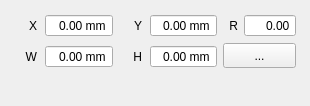
<?xml version="1.0" encoding="UTF-8"?>
<ui version="4.0">
 <class>TransformPanel</class>
 <widget class="QFrame" name="TransformPanel">
  <property name="geometry">
   <rect>
    <x>0</x>
    <y>0</y>
    <width>310</width>
    <height>106</height>
   </rect>
  </property>
  <property name="minimumSize">
   <size>
    <width>310</width>
    <height>0</height>
   </size>
  </property>
  <property name="windowTitle">
   <string>Frame</string>
  </property>
  <layout class="QVBoxLayout" name="verticalLayout_3">
   <property name="spacing">
    <number>5</number>
   </property>
   <property name="leftMargin">
    <number>5</number>
   </property>
   <property name="topMargin">
    <number>5</number>
   </property>
   <property name="rightMargin">
    <number>5</number>
   </property>
   <property name="bottomMargin">
    <number>5</number>
   </property>
   <item>
    <widget class="QScrollArea" name="scrollArea">
     <property name="sizePolicy">
      <sizepolicy hsizetype="Preferred" vsizetype="Preferred">
       <horstretch>0</horstretch>
       <verstretch>0</verstretch>
      </sizepolicy>
     </property>
     <property name="frameShape">
      <enum>QFrame::NoFrame</enum>
     </property>
     <property name="widgetResizable">
      <bool>true</bool>
     </property>
     <widget class="QWidget" name="scrollAreaWidgetContents">
      <property name="geometry">
       <rect>
        <x>0</x>
        <y>0</y>
        <width>300</width>
        <height>96</height>
       </rect>
      </property>
      <layout class="QGridLayout" name="gridLayout">
       <item row="0" column="1">
        <layout class="QVBoxLayout" name="verticalLayout_2">
         <property name="spacing">
          <number>8</number>
         </property>
         <item>
          <layout class="QHBoxLayout" name="horizontalLayout_4">
           <item>
            <widget class="QLabel" name="label_12">
             <property name="sizePolicy">
              <sizepolicy hsizetype="Expanding" vsizetype="Preferred">
               <horstretch>1</horstretch>
               <verstretch>0</verstretch>
              </sizepolicy>
             </property>
             <property name="text">
              <string>Y</string>
             </property>
             <property name="alignment">
              <set>Qt::AlignRight|Qt::AlignTrailing|Qt::AlignVCenter</set>
             </property>
            </widget>
           </item>
           <item>
            <widget class="QDoubleSpinBox2" name="ySpinBox">
             <property name="sizePolicy">
              <sizepolicy hsizetype="Expanding" vsizetype="Fixed">
               <horstretch>3</horstretch>
               <verstretch>0</verstretch>
              </sizepolicy>
             </property>
             <property name="alignment">
              <set>Qt::AlignRight|Qt::AlignTrailing|Qt::AlignVCenter</set>
             </property>
             <property name="buttonSymbols">
              <enum>QAbstractSpinBox::NoButtons</enum>
             </property>
             <property name="suffix">
              <string> mm</string>
             </property>
             <property name="minimum">
              <double>-9999.000000000000000</double>
             </property>
             <property name="maximum">
              <double>9999.000000000000000</double>
             </property>
            </widget>
           </item>
          </layout>
         </item>
         <item>
          <layout class="QHBoxLayout" name="horizontalLayout_5">
           <item>
            <widget class="QLabel" name="label_13">
             <property name="sizePolicy">
              <sizepolicy hsizetype="Expanding" vsizetype="Preferred">
               <horstretch>1</horstretch>
               <verstretch>0</verstretch>
              </sizepolicy>
             </property>
             <property name="text">
              <string>H</string>
             </property>
             <property name="alignment">
              <set>Qt::AlignRight|Qt::AlignTrailing|Qt::AlignVCenter</set>
             </property>
            </widget>
           </item>
           <item>
            <widget class="QDoubleSpinBox2" name="heightSpinBox">
             <property name="sizePolicy">
              <sizepolicy hsizetype="Expanding" vsizetype="Fixed">
               <horstretch>3</horstretch>
               <verstretch>0</verstretch>
              </sizepolicy>
             </property>
             <property name="alignment">
              <set>Qt::AlignRight|Qt::AlignTrailing|Qt::AlignVCenter</set>
             </property>
             <property name="buttonSymbols">
              <enum>QAbstractSpinBox::NoButtons</enum>
             </property>
             <property name="suffix">
              <string> mm</string>
             </property>
             <property name="minimum">
              <double>0.000000000000000</double>
             </property>
             <property name="maximum">
              <double>9999.000000000000000</double>
             </property>
             <property name="stepType">
              <enum>QAbstractSpinBox::DefaultStepType</enum>
             </property>
            </widget>
           </item>
          </layout>
         </item>
        </layout>
       </item>
       <item row="0" column="2">
        <layout class="QVBoxLayout" name="verticalLayout_5">
         <property name="leftMargin">
          <number>0</number>
         </property>
         <item>
          <layout class="QHBoxLayout" name="horizontalLayout_6">
           <item>
            <widget class="QLabel" name="label_14">
             <property name="sizePolicy">
              <sizepolicy hsizetype="Expanding" vsizetype="Preferred">
               <horstretch>1</horstretch>
               <verstretch>0</verstretch>
              </sizepolicy>
             </property>
             <property name="text">
              <string>R</string>
             </property>
             <property name="alignment">
              <set>Qt::AlignRight|Qt::AlignTrailing|Qt::AlignVCenter</set>
             </property>
            </widget>
           </item>
           <item>
            <widget class="QDoubleSpinBox2" name="rotationSpinBox">
             <property name="sizePolicy">
              <sizepolicy hsizetype="Minimum" vsizetype="Fixed">
               <horstretch>3</horstretch>
               <verstretch>0</verstretch>
              </sizepolicy>
             </property>
             <property name="alignment">
              <set>Qt::AlignRight|Qt::AlignTrailing|Qt::AlignVCenter</set>
             </property>
             <property name="buttonSymbols">
              <enum>QAbstractSpinBox::NoButtons</enum>
             </property>
             <property name="suffix">
              <string/>
             </property>
             <property name="minimum">
              <double>-360.000000000000000</double>
             </property>
             <property name="maximum">
              <double>360.000000000000000</double>
             </property>
            </widget>
           </item>
          </layout>
         </item>
         <item>
          <widget class="QToolButton" name="lockBtn">
           <property name="sizePolicy">
            <sizepolicy hsizetype="Minimum" vsizetype="Minimum">
             <horstretch>0</horstretch>
             <verstretch>0</verstretch>
            </sizepolicy>
           </property>
           <property name="text">
            <string>...</string>
           </property>
           <property name="icon">
            <iconset resource="../../../qml.qrc">
             <normaloff>:/resources/images/icon-unlock.png</normaloff>
             <normalon>:/resources/images/icon-lock.png</normalon>:/resources/images/icon-unlock.png</iconset>
           </property>
           <property name="checkable">
            <bool>true</bool>
           </property>
          </widget>
         </item>
        </layout>
       </item>
       <item row="0" column="0">
        <layout class="QVBoxLayout" name="verticalLayout">
         <property name="spacing">
          <number>8</number>
         </property>
         <item>
          <layout class="QHBoxLayout" name="horizontalLayout_2">
           <item>
            <widget class="QLabel" name="label_10">
             <property name="sizePolicy">
              <sizepolicy hsizetype="Expanding" vsizetype="Preferred">
               <horstretch>1</horstretch>
               <verstretch>0</verstretch>
              </sizepolicy>
             </property>
             <property name="text">
              <string>X</string>
             </property>
             <property name="alignment">
              <set>Qt::AlignRight|Qt::AlignTrailing|Qt::AlignVCenter</set>
             </property>
            </widget>
           </item>
           <item>
            <widget class="QDoubleSpinBox2" name="xSpinBox">
             <property name="sizePolicy">
              <sizepolicy hsizetype="Expanding" vsizetype="Fixed">
               <horstretch>3</horstretch>
               <verstretch>0</verstretch>
              </sizepolicy>
             </property>
             <property name="alignment">
              <set>Qt::AlignRight|Qt::AlignTrailing|Qt::AlignVCenter</set>
             </property>
             <property name="buttonSymbols">
              <enum>QAbstractSpinBox::NoButtons</enum>
             </property>
             <property name="suffix">
              <string> mm</string>
             </property>
             <property name="minimum">
              <double>-9999.000000000000000</double>
             </property>
             <property name="maximum">
              <double>9999.000000000000000</double>
             </property>
            </widget>
           </item>
          </layout>
         </item>
         <item>
          <layout class="QHBoxLayout" name="horizontalLayout_3">
           <item>
            <widget class="QLabel" name="label_11">
             <property name="sizePolicy">
              <sizepolicy hsizetype="Expanding" vsizetype="Preferred">
               <horstretch>1</horstretch>
               <verstretch>0</verstretch>
              </sizepolicy>
             </property>
             <property name="text">
              <string>W</string>
             </property>
             <property name="alignment">
              <set>Qt::AlignRight|Qt::AlignTrailing|Qt::AlignVCenter</set>
             </property>
            </widget>
           </item>
           <item>
            <widget class="QDoubleSpinBox2" name="widthSpinBox">
             <property name="sizePolicy">
              <sizepolicy hsizetype="Expanding" vsizetype="Fixed">
               <horstretch>3</horstretch>
               <verstretch>0</verstretch>
              </sizepolicy>
             </property>
             <property name="layoutDirection">
              <enum>Qt::LeftToRight</enum>
             </property>
             <property name="alignment">
              <set>Qt::AlignRight|Qt::AlignTrailing|Qt::AlignVCenter</set>
             </property>
             <property name="buttonSymbols">
              <enum>QAbstractSpinBox::NoButtons</enum>
             </property>
             <property name="suffix">
              <string> mm</string>
             </property>
             <property name="minimum">
              <double>0.000000000000000</double>
             </property>
             <property name="maximum">
              <double>9999.000000000000000</double>
             </property>
            </widget>
           </item>
          </layout>
         </item>
        </layout>
       </item>
       <item row="1" column="1">
        <spacer name="verticalSpacer">
         <property name="orientation">
          <enum>Qt::Vertical</enum>
         </property>
         <property name="sizeHint" stdset="0">
          <size>
           <width>20</width>
           <height>40</height>
          </size>
         </property>
        </spacer>
       </item>
      </layout>
     </widget>
    </widget>
   </item>
  </layout>
 </widget>
 <customwidgets>
  <customwidget>
   <class>QDoubleSpinBox2</class>
   <extends>QDoubleSpinBox</extends>
   <header>widgets/components/qdoublespinbox2.h</header>
  </customwidget>
 </customwidgets>
 <resources>
  <include location="../../../qml.qrc"/>
 </resources>
 <connections/>
</ui>
